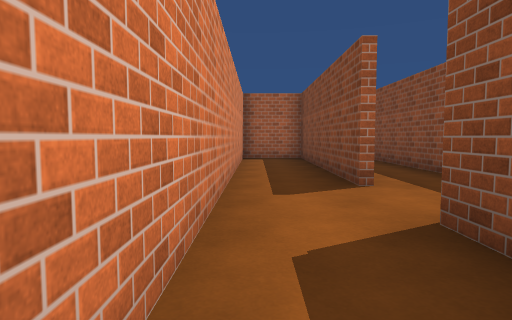
view 1 (above)

24 first-person views from a walk through a scene from a Unity 3-D project. The camera is 1.2 m above the floor, tilts 4° down and sees 75° across. The floor is counted in squares, 1.8 m on a side. Each view is taken from the middle of a square. On the plan, view 1 faces up. The plan holds only what a view shows up to about 10 squares ahead; the rest is blank. The place goes on beyond the plan. The player character is not drawn. Surface patterns are stand-ins for the level's own textures.

view 2
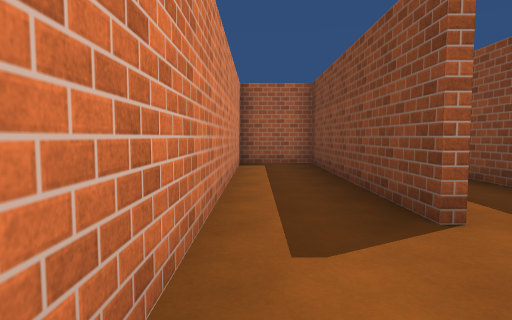

view 3
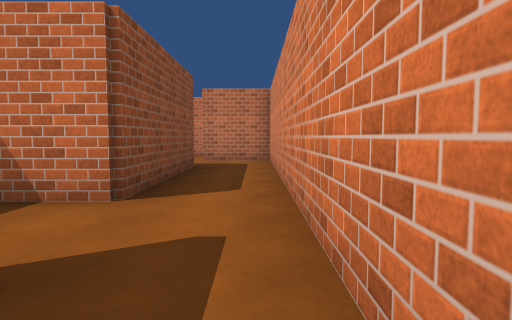

view 4
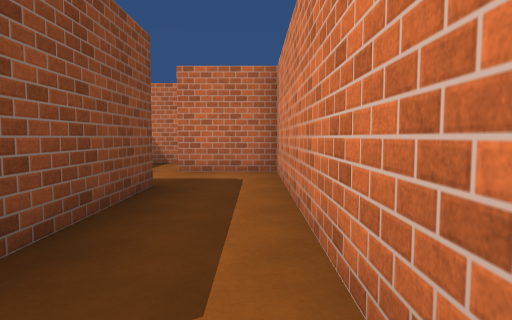

view 5
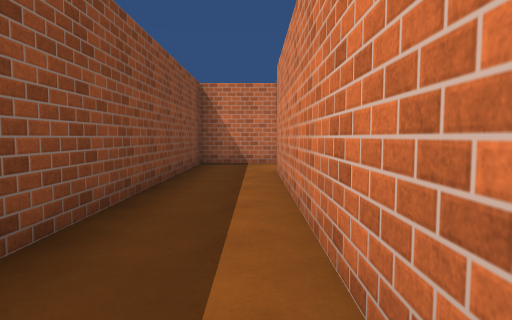

view 6
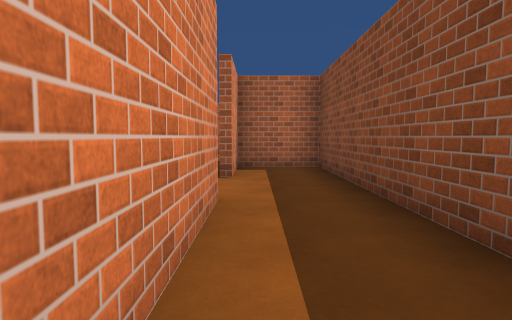

view 7
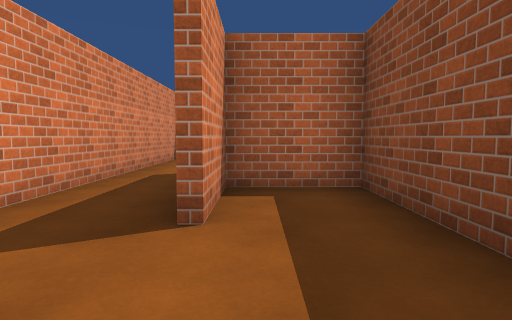

view 8
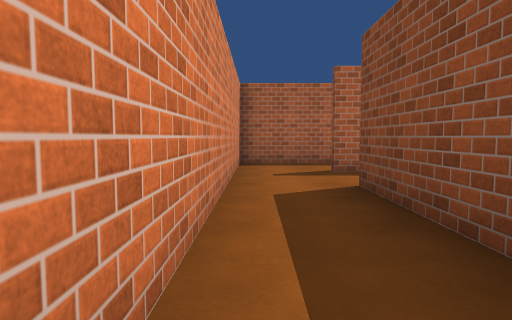

view 9
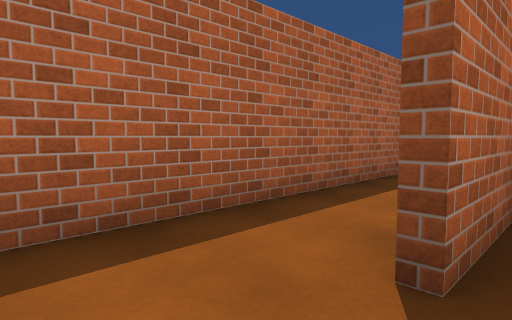

view 10
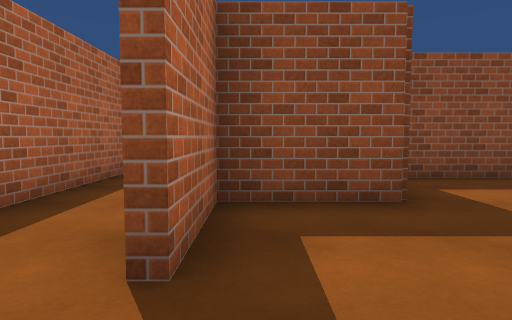

view 11
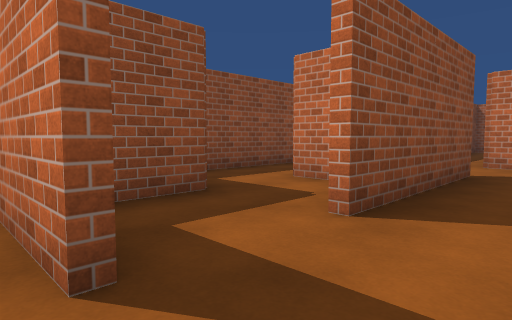

view 12
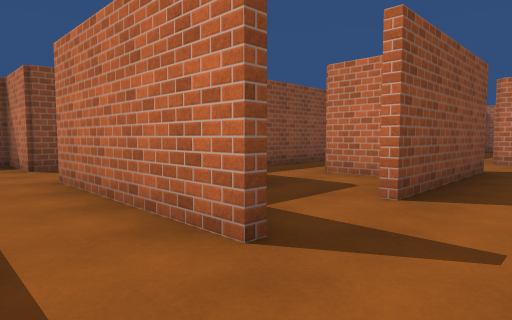

view 13
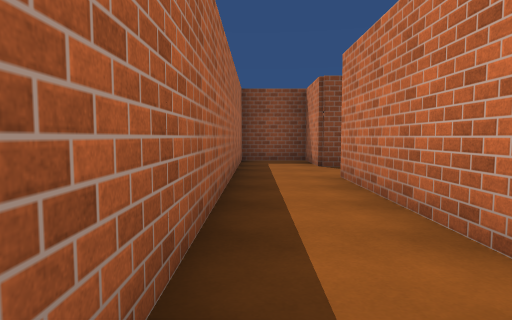

view 14
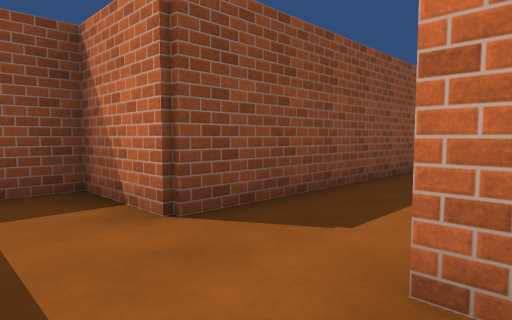

view 15
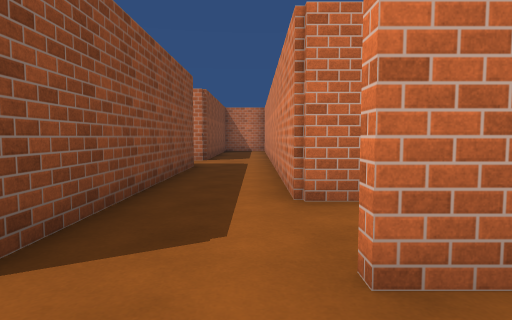

view 16
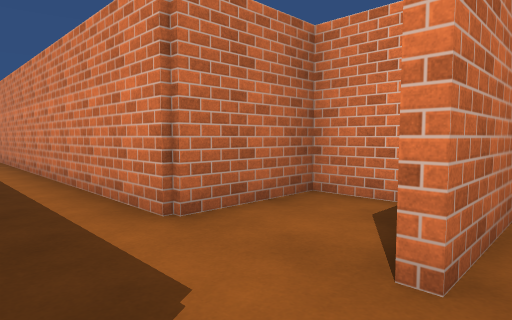

view 17
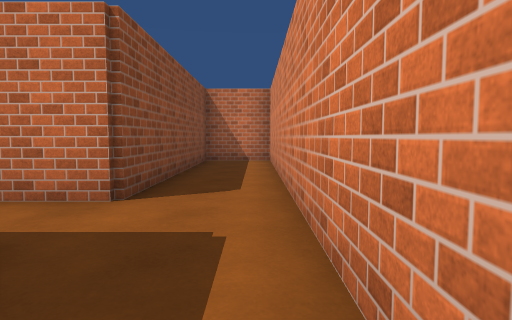

view 18
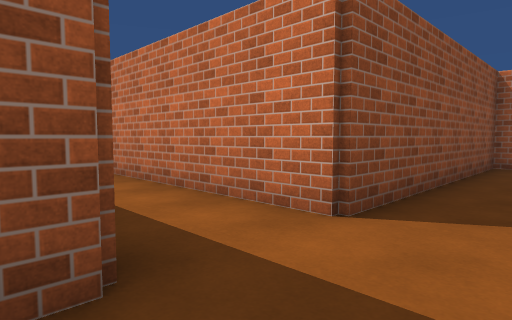

view 19
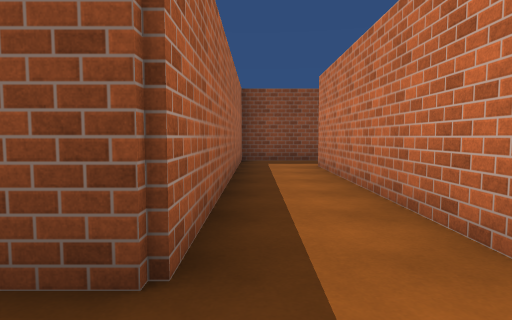

view 20
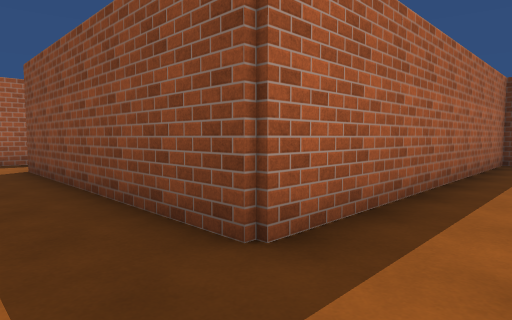

view 21
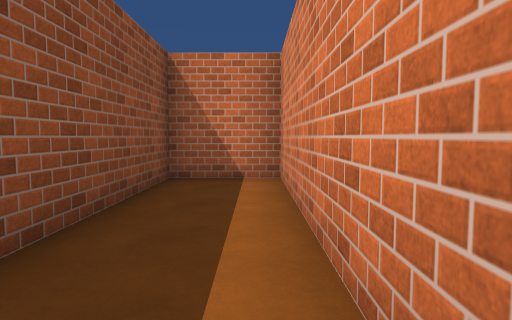

view 22
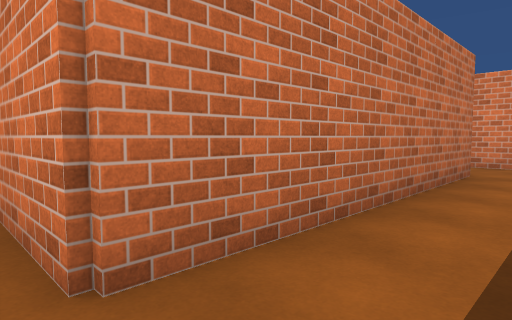

view 23
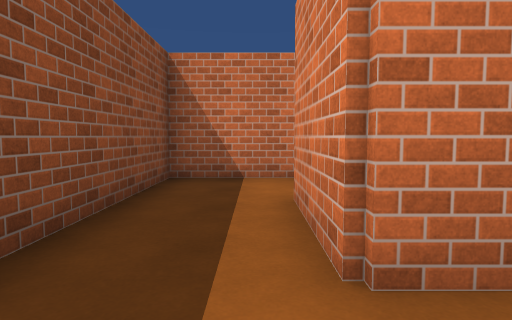

view 24
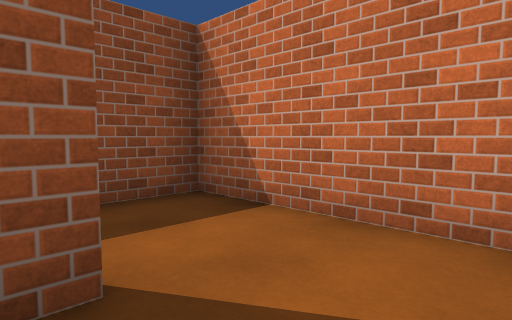

### Floor plan
Points are (right, up) in squares from view 1. A wall is a line through its corners. A room is listed if a view was taken in it or the views show most of it. See-through windows are left out.
Room 1 (views 1, 2, 3, 4)
walls: (1.4, 4.5) (1.4, 10.4) (-0.5, 10.4); (1.4, -1.5) (1.4, 2.6); (-0.4, 10) (-0.4, -3.4) (1.5, -3.4)
ways out: opening at (1, 4) to room 2; opening at (1, -2)
Room 2 (views 5, 6, 7)
walls: (1.6, 10.6) (1.6, 4.6); (1.4, 2.6) (3.4, 2.6) (3.4, 14.4) (1.6, 14.4) (1.6, 12.5)
ways out: opening at (1, 4) to room 1; opening at (1, 12) to room 3
Room 3 (views 8, 9, 10, 11, 12, 13, 14)
walls: (1.4, 18.6) (5.5, 18.6); (3.4, 16.4) (3.4, 18.4) (1.5, 18.4); (2.4, 14.6) (3.6, 14.6); (-0.4, 20) (-0.4, 12.5); (1.4, 12.4) (1.4, 16.5); (5.4, 20.4) (-0.5, 20.4); (1, 10.6) (1.6, 10.6)
ways out: opening at (1, 12) to room 2; opening at (6, 20) to room 4; opening at (3, 16)
Room 4 (views 15, 16)
walls: (7.4, 18.6) (9.4, 18.6) (9.4, 20.5); (9.1, 20.4) (5.4, 20.4)
ways out: opening at (6, 20) to room 3; opening at (6, 19) to room 5
Room 5 (views 17, 18)
walls: (3.6, 17.8) (3.6, 16.6) (5.6, 16.6) (5.6, 12.4); (7.4, 12.4) (7.4, 18.6)
ways out: opening at (6, 19) to room 4; opening at (6, 13) to room 6
Room 6 (views 19, 20, 21)
walls: (5.6, 12.4) (5.6, 4.6) (7.4, 4.6) (7.4, 10.6) (13.6, 10.6); (13.4, 12.4) (7.4, 12.4)
ways out: opening at (6, 13) to room 5; opening at (13, 12) to room 7
Room 7 (views 22, 23)
walls: (13.6, 10.6) (13.6, 8.5); (12.2, 6.6) (15.4, 6.6) (15.4, 12.4) (13.4, 12.4)
ways out: opening at (13, 12) to room 6; opening at (13, 8) to room 8
Room 8 (view 24)
walls: (13.4, 8.4) (13.4, 8.9)
ways out: opening at (13, 8) to room 7

Positions as (right, up) in squares from view 1, and headings:
1: (0, 0), facing up
2: (0, 2), facing up
3: (0, 6), facing down
4: (0, 3), facing down
5: (2, 11), facing down
6: (2, 7), facing up
7: (2, 10), facing up
8: (0, 12), facing up
9: (0, 18), facing up-right
10: (0, 18), facing right
11: (0, 19), facing down-right
12: (0, 20), facing down-right
13: (0, 20), facing right
14: (5, 20), facing down-right
15: (6, 20), facing down
16: (7, 19), facing down-left
17: (6, 14), facing down
18: (6, 13), facing down-right
19: (6, 12), facing right
20: (6, 11), facing up-right
21: (6, 10), facing down
22: (14, 12), facing down-left
23: (14, 12), facing down
24: (12, 9), facing down-right
